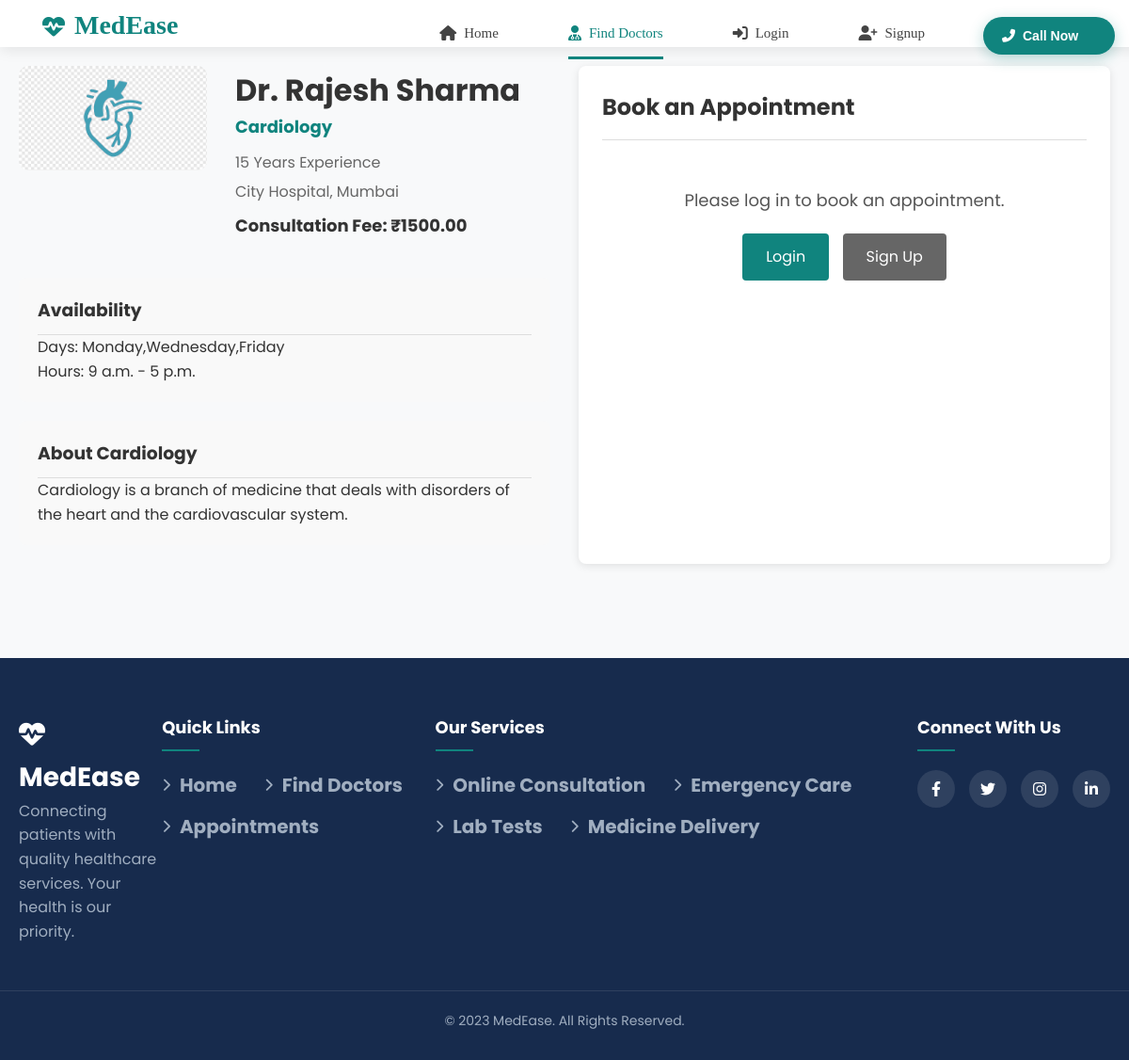
The page /doctors/1/ on the database as committed earlier.
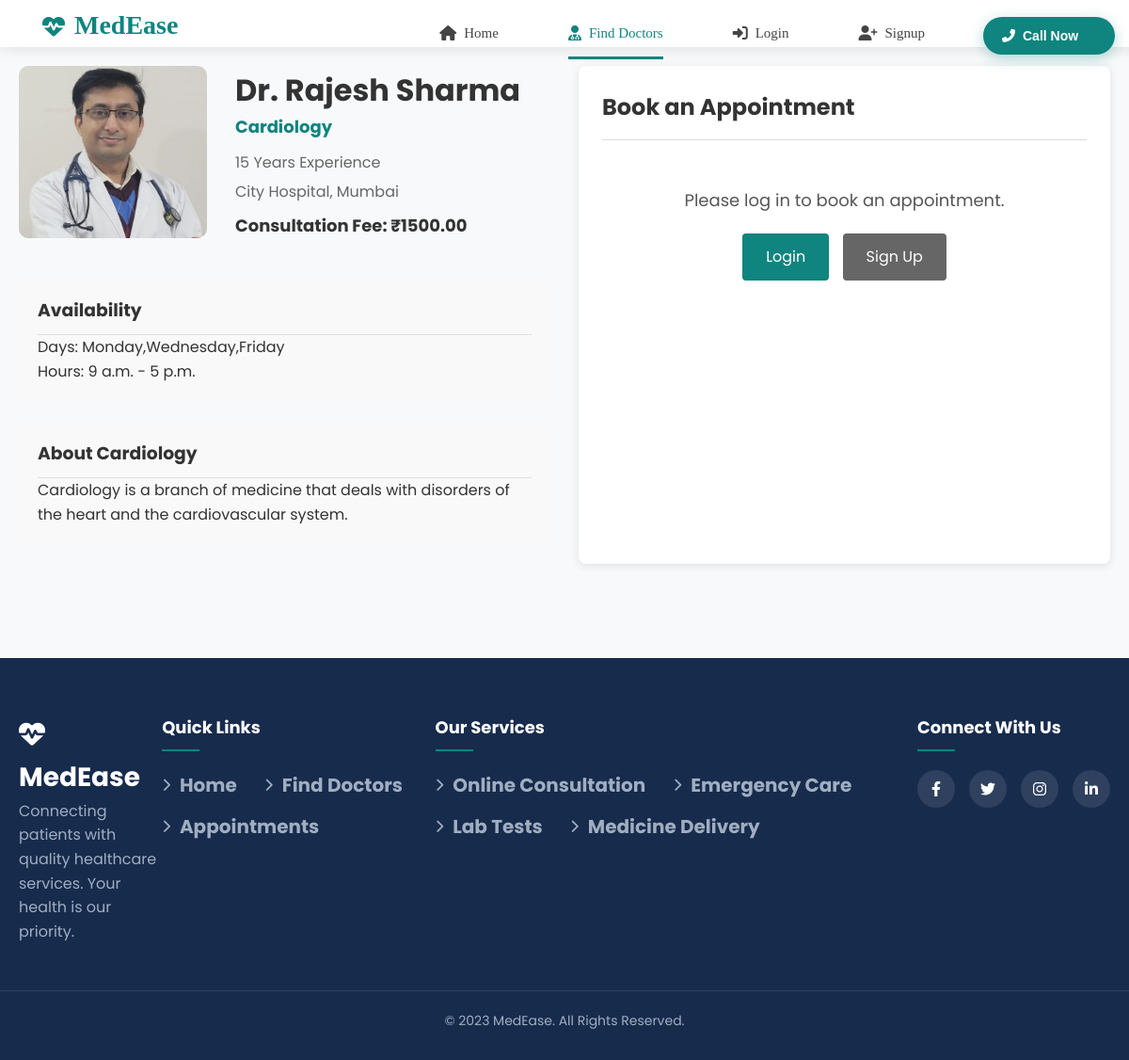
The same page on the database as committed later.
### members/models.py (models this page shows, shortened)
class Doctor(models.Model):
    user = models.OneToOneField(User, on_delete=models.CASCADE, related_name='doctor_profile')
    speciality = models.ForeignKey(Speciality, on_delete=models.SET_NULL, null=True)
    experience = models.PositiveIntegerField(default=0)  # Experience in years
    fee = models.DecimalField(max_digits=10, decimal_places=2)
    location = models.ForeignKey(Location, on_delete=models.SET_NULL, null=True)
    available_days = models.CharField(max_length=100, default="Monday-Friday")  # e.g. "Monday,Wednesday,Friday"
    available_time_start = models.TimeField(default="09:00")
    available_time_end = models.TimeField(default="17:00")
    profile_image = models.CharField(max_length=200, default="/static/images/profilePhotos/doctor-avatar.png")  # Path to profile image

class User(AbstractUser):
    username=None
    email=models.EmailField(unique=True)
    mobile=models.CharField(max_length=14)
    city=models.CharField(max_length=100)
    is_patient = models.BooleanField(default=True)
    is_doctor = models.BooleanField(default=False)
    is_hospital_admin = models.BooleanField(default=False)
    objects=UserManager()
    USERNAME_FIELD='email'
    REQUIRED_FIELDS=[]

class Speciality(models.Model):
    name = models.CharField(max_length=100)
    description = models.TextField(blank=True, null=True)
    image = models.CharField(max_length=200, blank=True, null=True)  # Path to image
    class Meta:
        verbose_name_plural = "Specialities"

class Location(models.Model):
    name = models.CharField(max_length=100)
    address = models.TextField()
    city = models.CharField(max_length=100)
    state = models.CharField(max_length=100)
    pincode = models.CharField(max_length=10)

### members/views.py (the view)
# urls.py: path('doctors/<int:doctor_id>/', member_views.doctor_detail, name='doctor_detail'),
def doctor_detail(request, doctor_id):
    doctor = get_object_or_404(Doctor, id=doctor_id)
    available_dates = []
    today = timezone.now().date()
    for i in range(7):
        date = today + datetime.timedelta(days=i)
        day_name = date.strftime('%A')
        if day_name in doctor.available_days:
            available_dates.append(date)
    context = {
        'doctor': doctor,
        'available_dates': available_dates
    }
    return render(request, 'doctor_detail.html', context)

### templates/doctor_detail.html (shortened to what the changed rows need)
{% extends 'base.html' %}
{% block content %}
<div class="doctor-detail-container">
    <div class="doctor-profile">
        <div class="doctor-header">
            <div class="doctor-img">
                <img src="{{ doctor.profile_image }}" alt="Dr. {{ doctor.user.first_name }} {{ doctor.user.last_name }}">
            </div>
            <div class="doctor-basic-info">
                <h1>Dr. {{ doctor.user.first_name }} {{ doctor.user.last_name }}</h1>
                <p class="doctor-specialty">{{ doctor.speciality.name }}</p>
                <p class="doctor-experience">{{ doctor.experience }} Years Experience</p>
                <p class="doctor-location">{{ doctor.location.name }}, {{ doctor.location.city }}</p>
                <p class="doctor-fee">Consultation Fee: ₹{{ doctor.fee }}</p>
            </div>
        </div>
        <div class="doctor-availability-info">
            <h3>Availability</h3>
            <p>Days: {{ doctor.available_days }}</p>
            <p>Hours: {{ doctor.available_time_start }} - {{ doctor.available_time_end }}</p>
        </div>
        {% if doctor.speciality.description %}
        <div class="doctor-speciality-info">
            <h3>About {{ doctor.speciality.name }}</h3>
            <p>{{ doctor.speciality.description }}</p>
        </div>
        {% endif %}
    </div>
    <div class="appointment-booking-section">
        <h2>Book an Appointment</h2>
    </div>
</div>
{% endblock %}

Rows that differ between the two databases and show on the page:
changed Doctor "Monday,Wednesday,Friday": profile_image: a different picture
